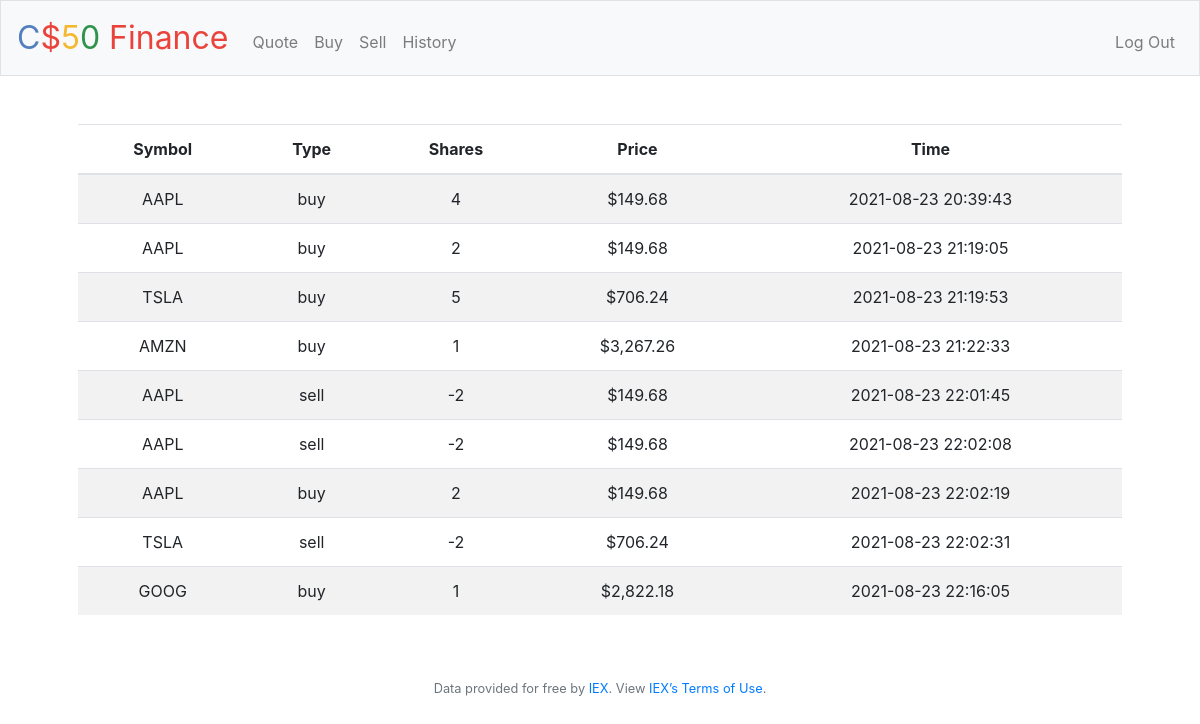
Screenshot of /history (signed in) with the database file from the repository.
### tables this page shows
CREATE TABLE transactions (
 id INTEGER PRIMARY KEY AUTOINCREMENT,
 user_id INTEGER NOT NULL,
 name TEXT NOT NULL,
 shares INTEGER NOT NULL,
 price NUMERIC NOT NULL,
 type TEXT NOT NULL,
 symbol TEXT NOT NULL,
 time TIMESTAMP DEFAULT CURRENT_TIMESTAMP,
 FOREIGN KEY(user_id) REFERENCES users(id)
);

### application.py (the view)
@app.route("/history")
@login_required
def history():
    user_id = session["user_id"]
    transactions = db.execute("SELECT type, symbol, price, shares, time FROM transactions WHERE user_id = ?", user_id)
    return render_template("history.html", transactions=transactions, usd=usd)

### application.py (called while the page is built)
@app.after_request
def after_request(response):
    response.headers["Cache-Control"] = "no-cache, no-store, must-revalidate"
    response.headers["Expires"] = 0
    response.headers["Pragma"] = "no-cache"
    return response

### helpers.py (called while the page is built)
def login_required(f):
    @wraps(f)
    def decorated_function(*args, **kwargs):
        if session.get("user_id") is None:
            return redirect("/login")
        return f(*args, **kwargs)
    return decorated_function

def usd(value):
    return f"${value:,.2f}"

### templates/history.html (shortened to what this page needs)
{% extends "layout.html" %}
{% block main %}
    <table class = "table table-striped">
        <thead>
            <tr>
                <th> Symbol </th>
                <th> Type </th>
                <th> Shares </th>
                <th> Price </th>
                <th> Time </th>
            </tr>
        </thead>
        <tbody>
            {% for transaction in transactions %}
            <tr>
                <td> {{ transaction["symbol"] }} </td>
                <td> {{ transaction["type"] }} </td>
                <td> {{ transaction["shares"] }} </td>
                <td> {{ usd(transaction["price"]) }} </td>
                <td> {{ transaction["time"] }} </td>
            </tr>
            {% endfor %}
        </tbody>
    </table>
{% endblock %}

### rows the page displays
transactions: price "$149.68"
transactions: price "$149.68"
transactions: price "$706.24"
transactions: price "$3,267.26"
transactions: price "$149.68"
transactions: price "$149.68"
transactions: price "$149.68"
transactions: price "$706.24"
transactions: price "$2,822.18"
